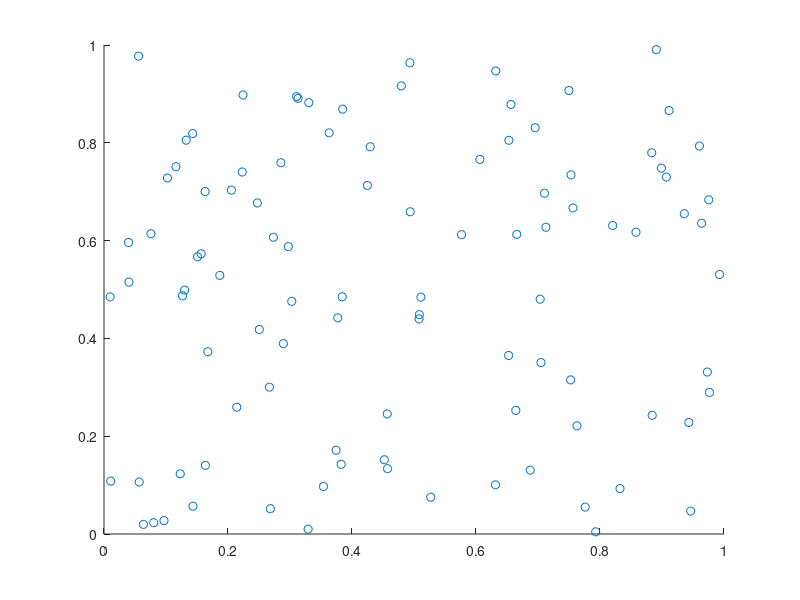

MATLAB code to generate this figure: (Note: this script raises an error after producing the figure.)
%% Form a k-nearest-connected graph
clear all; close all; clc;
len = 100;
k = 6;
coordinates = rand(len,2);
scatter(coordinates(:,1),coordinates(:,2));
hold on
nbrs = targetGraph(coordinates, k);
%% Create a sequence of workload to each of these node 
types = 100; % number of applications in total
slots = 500; % number of total time slots
totalSize = 10; % the cache + prefetch storage size 
rawDownload = [1383658, 1017559, 714632, 362557, 103245 + 22328, 31661];
typeRatio = round(rawDownload / sum(rawDownload) * 100);
typeRatioCDF = zeros(1, length(typeRatio));
typeRatioCDF(1) = typeRatio(1);
for i = 2 : length(typeRatio)
    typeRatioCDF(i) = typeRatioCDF(i - 1) + typeRatio(i);
end
numberOfOccurType = rawDownload .* [50, 500, 5000, 50000, 500000, 1000000];
occurRatio = numberOfOccurType / sum(numberOfOccurType) * 100;
ratioList = zeros(1, types);
for i = 1 : types
    if i <= typeRatioCDF(1)
        ratioList(i) = occurRatio(1) / typeRatio(1);
    elseif i <= typeRatioCDF(2)
        ratioList(i) = occurRatio(2) / typeRatio(2);
    elseif i <= typeRatioCDF(3)
        ratioList(i) = occurRatio(3) / typeRatio(3);
    elseif i <= typeRatioCDF(4)
        ratioList(i) = occurRatio(4) / typeRatio(4);
    elseif i <= typeRatioCDF(5)
        ratioList(i) = occurRatio(5) / typeRatio(5);
    else
        ratioList(i) = occurRatio(6) / typeRatio(6);
    end
end
ratioListCDF = zeros(1, types);
ratioListCDF(1) = ratioList(1);
for i = 2 : types
    ratioListCDF(i) = ratioListCDF(i - 1) + ratioList(i);
end
%% 
% every 60 slots, we will update the information of prefetcher based on
% the collected results from all of my neighbors
% this is the first version with fixed size of prefetcher, obsolete
for lambda = 3 : 3 % set avg event coming frequency per second
    requestList = zeros(len, slots);
    for i = 1 : len
        requestList(i, :) = poissrnd(lambda, 1, slots);
    end
    for ratio = 0.1 : 0.1 : 0.9 % set the ratio of isolated prefetcher
        totalRequest = 0;
        hitRequest = 0;
        cacheSize = ceil(totalSize * ratio);
        prefetchSize = totalSize - cacheSize;
        prefetchTable = zeros(len, prefetchSize);
        cacheTable = zeros(len, cacheSize);
        historyHitMap = zeros(len, types);
        for round = 1 : slots
            hitMap = zeros(len, types);
            if mod(round, 60) == 0
                prefetchTable = updatePrefetchTable(nbrs, prefetchTable, ...
                    len, types, prefetchSize, hitMap, historyHitMap);
                hitRate = hitRequest / totalRequest
            end
            for node = 1 : len
                reqs = requestList(i, round);
                totalRequest = totalRequest + reqs;
                for req = 1 : reqs
                    r = rand * length(ratioListCDF);
                    idx = sum(ratioListCDF < r) + 1;
                    hitMap(node, idx) = hitMap(node, idx) + 1;
                    if sum(ismember(prefetchTable(node, :), idx))
                        hitRequest = hitRequest + 1;
                    elseif sum(ismember(cacheTable(node, :), idx))
                        hitRequest = hitRequest + 1;
                        if(cacheSize >= 2)
                            cacheTable(node, 2:cacheSize) = cacheTable(node, 1:cacheSize-1);
                        end
                        cacheTable(node, 1) = idx;
                    else
                        if(cacheSize >= 2)
                            cacheTable(node, 2:cacheSize) = cacheTable(node, 1:cacheSize-1);
                        end
                        cacheTable(node, 1) = idx;
                    end
                end
            end
        end
        hitRate = hitRequest / totalRequest
    end
end

%% LRU vs. ARC vs. C-ARC